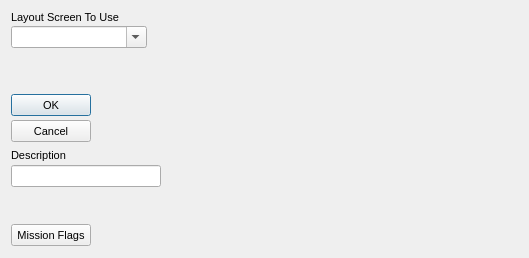
<?xml version="1.0"?>
<ui version="4.0">
  <class>BriefScreenDialog</class>
  <widget class="QDialog" name="IDD_BRIEF_ADDSCREEN">
    <property name="geometry">
      <rect>
        <x>0</x>
        <y>0</y>
        <width>529</width>
        <height>258</height>
      </rect>
    </property>
    <property name="windowTitle">
      <string>Briefing Screen</string>
    </property>
    <property name="font">
      <font>
        <family>Liberation Sans</family>
        <pointsize>8</pointsize>
        <bold>false</bold>
        <italic>false</italic>
      </font>
    </property>
    <property name="enabled">
      <bool>true</bool>
    </property>
    <property name="windowFlags">
      <set>Qt::Dialog|Qt::WindowCloseButtonHint</set>
    </property>
    <property name="minimumSize">
      <size>
        <width>529</width>
        <height>258</height>
      </size>
    </property>
    <property name="maximumSize">
      <size>
        <width>529</width>
        <height>258</height>
      </size>
    </property>
    <widget class="QLabel" name="IDC_STATIC">
      <property name="geometry">
        <rect>
          <x>11</x>
          <y>11</y>
          <width>115</width>
          <height>13</height>
        </rect>
      </property>
      <property name="text">
        <string>Layout Screen To Use</string>
      </property>
      <property name="visible">
        <bool>true</bool>
      </property>
      <property name="enabled">
        <bool>true</bool>
      </property>
      <property name="alignment">
        <set>Qt::AlignLeft</set>
      </property>
    </widget>
    <widget class="QLabel" name="IDC_BRIEF_ADDS_PICTURE">
      <property name="geometry">
        <rect>
          <x>208</x>
          <y>11</y>
          <width>309</width>
          <height>235</height>
        </rect>
      </property>
      <property name="visible">
        <bool>true</bool>
      </property>
      <property name="enabled">
        <bool>true</bool>
      </property>
      <property name="alignment">
        <set>Qt::AlignHCenter</set>
      </property>
    </widget>
    <widget class="QComboBox" name="IDC_BRIEF_ADDS_LAYOUT_LIST">
      <property name="maxVisibleItems">
        <number>9</number>
      </property>
      <property name="geometry">
        <rect>
          <x>11</x>
          <y>26</y>
          <width>136</width>
          <height>22</height>
        </rect>
      </property>
      <property name="visible">
        <bool>true</bool>
      </property>
      <property name="enabled">
        <bool>true</bool>
      </property>
      <property name="editable">
        <bool>true</bool>
      </property>
    </widget>
    <widget class="QPushButton" name="IDOK">
      <property name="geometry">
        <rect>
          <x>11</x>
          <y>94</y>
          <width>80</width>
          <height>22</height>
        </rect>
      </property>
      <property name="text">
        <string>OK</string>
      </property>
      <property name="visible">
        <bool>true</bool>
      </property>
      <property name="enabled">
        <bool>true</bool>
      </property>
      <property name="default">
        <bool>true</bool>
      </property>
      <property name="autoDefault">
        <bool>true</bool>
      </property>
    </widget>
    <widget class="QPushButton" name="IDCANCEL">
      <property name="geometry">
        <rect>
          <x>11</x>
          <y>120</y>
          <width>80</width>
          <height>22</height>
        </rect>
      </property>
      <property name="text">
        <string>Cancel</string>
      </property>
      <property name="visible">
        <bool>true</bool>
      </property>
      <property name="enabled">
        <bool>true</bool>
      </property>
      <property name="default">
        <bool>false</bool>
      </property>
      <property name="autoDefault">
        <bool>false</bool>
      </property>
    </widget>
    <widget class="QLabel" name="IDC_STATIC_2">
      <property name="geometry">
        <rect>
          <x>11</x>
          <y>149</y>
          <width>101</width>
          <height>13</height>
        </rect>
      </property>
      <property name="text">
        <string>Description</string>
      </property>
      <property name="visible">
        <bool>true</bool>
      </property>
      <property name="enabled">
        <bool>true</bool>
      </property>
      <property name="alignment">
        <set>Qt::AlignLeft</set>
      </property>
    </widget>
    <widget class="QLineEdit" name="IDC_BRIEF_ADDS_DESC">
      <property name="geometry">
        <rect>
          <x>11</x>
          <y>165</y>
          <width>150</width>
          <height>22</height>
        </rect>
      </property>
      <property name="visible">
        <bool>true</bool>
      </property>
      <property name="enabled">
        <bool>true</bool>
      </property>
    </widget>
    <widget class="QPushButton" name="IDC_MISSIONFLAGS">
      <property name="geometry">
        <rect>
          <x>11</x>
          <y>224</y>
          <width>80</width>
          <height>22</height>
        </rect>
      </property>
      <property name="text">
        <string>Mission Flags</string>
      </property>
      <property name="visible">
        <bool>true</bool>
      </property>
      <property name="enabled">
        <bool>true</bool>
      </property>
      <property name="default">
        <bool>false</bool>
      </property>
      <property name="autoDefault">
        <bool>false</bool>
      </property>
    </widget>
  </widget>
</ui>
